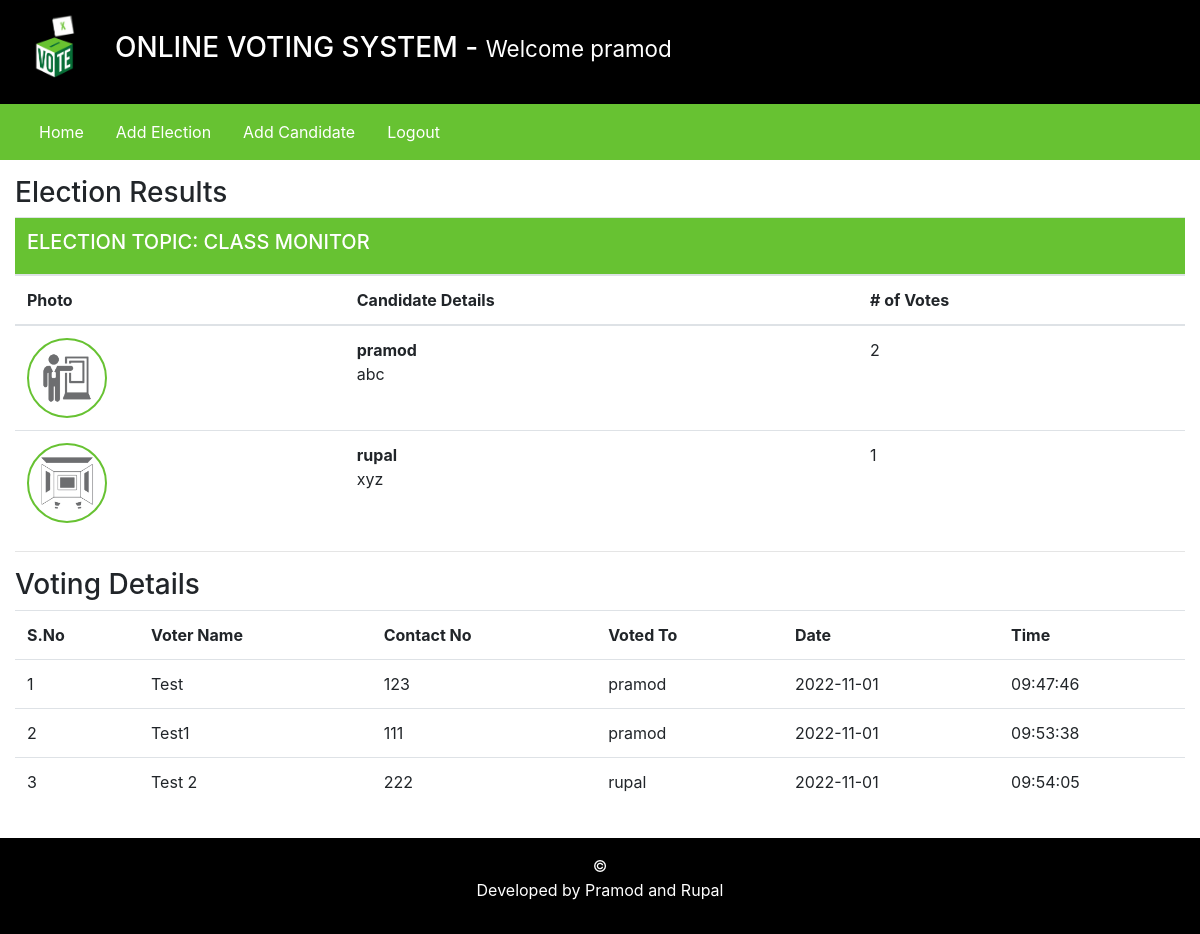
Page /admin/index.php?viewResult=2 (signed in) on the committed database.
### tables this page shows
CREATE TABLE `elections` (
  `id` int(11) NOT NULL,
  `election_topic` varchar(255) DEFAULT NULL,
  `no_of_candidates` int(11) DEFAULT NULL,
  `starting_date` date DEFAULT NULL,
  `ending_date` date DEFAULT NULL,
  `status` varchar(45) DEFAULT NULL,
  `inserted_by` varchar(255) DEFAULT NULL,
  `inserted_on` date DEFAULT NULL
);

CREATE TABLE `candidate_details` (
  `id` int(11) NOT NULL,
  `election_id` int(11) DEFAULT NULL,
  `candidate_name` varchar(255) DEFAULT NULL,
  `candidate_details` text DEFAULT NULL,
  `candidate_photo` text DEFAULT NULL,
  `inserted_by` varchar(255) DEFAULT NULL,
  `inserted_on` date DEFAULT NULL
);

CREATE TABLE `votings` (
  `id` int(11) NOT NULL,
  `election_id` int(11) DEFAULT NULL,
  `voters_id` int(11) DEFAULT NULL,
  `candidate_id` int(11) NOT NULL,
  `vote_date` date DEFAULT NULL,
  `vote_time` time DEFAULT NULL
);

CREATE TABLE `users` (
  `id` int(11) NOT NULL,
  `username` varchar(255) DEFAULT NULL,
  `contact_no` varchar(45) DEFAULT NULL,
  `password` text DEFAULT NULL,
  `user_role` varchar(45) DEFAULT NULL
);

### admin/inc/viewResults.php (the view, shortened to what this page needs)
<?php
    $election_id = $_GET['viewResult'];
?>
<div class="row my-3">
        <div class="col-12">
            <h3> Election Results </h3>
            <?php
                $fetchingActiveElections = mysqli_query($db, "SELECT * FROM elections WHERE id = '". $election_id ."'") or die(mysqli_error($db));
                $totalActiveElections = mysqli_num_rows($fetchingActiveElections);
                if($totalActiveElections > 0)
                {
                    while($data = mysqli_fetch_assoc($fetchingActiveElections))
                    {
                        $election_id = $data['id'];
                        $election_topic = $data['election_topic'];
                ?>
                        <table class="table">
                            <thead>
                                <tr>
                                    <th colspan="4" class="bg-green text-white"><h5> ELECTION TOPIC: <?php echo strtoupper($election_topic); ?></h5></th>
                                </tr>
                                <tr>
                                    <th> Photo </th>
                                    <th> Candidate Details </th>
                                    <th> # of Votes </th>
                                </tr>
                            </thead>
                            <tbody>
                            <?php
                                $fetchingCandidates = mysqli_query($db, "SELECT * FROM candidate_details WHERE election_id = '". $election_id ."'") or die(mysqli_error($db));
                                while($candidateData = mysqli_fetch_assoc($fetchingCandidates))
                                {
                                    $candidate_id = $candidateData['id'];
                                    $candidate_photo = $candidateData['candidate_photo'];
                                    $fetchingVotes = mysqli_query($db, "SELECT * FROM votings WHERE candidate_id = '". $candidate_id . "'") or die(mysqli_error($db));
                                    $totalVotes = mysqli_num_rows($fetchingVotes);
                            ?>
                                    <tr>
                                        <td> <img src="<?php echo $candidate_photo; ?>" class="candidate_photo"> </td>
                                        <td><?php echo "<b>" . $candidateData['candidate_name'] . "</b><br />" . $candidateData['candidate_details']; ?></td>
                                        <td><?php echo $totalVotes; ?></td>
                                    </tr>
                            <?php
                                }
                            ?>
                            </tbody>
                        </table>
                <?php
                    }
                }else {
                    echo "No any active election.";
                }
            ?>
            <hr>
            <h3>Voting Details</h3>
            <?php
                $fetchingVoteDetails = mysqli_query($db, "SELECT * FROM votings WHERE election_id = '". $election_id ."'");
                $number_of_votes = mysqli_num_rows($fetchingVoteDetails);
                if($number_of_votes > 0)
                {
                    $sno = 1;
            ?>
                    <table class="table">
                        <tr>
                            <th>S.No</th>
                            <th>Voter Name</th>
                            <th>Contact No</th>
                            <th>Voted To</th>
                            <th>Date </th>
                            <th>Time</th>
                        </tr>
            <?php
                    while($data = mysqli_fetch_assoc($fetchingVoteDetails))
                        {
                            $voters_id = $data['voters_id'];
                            $candidate_id = $data['candidate_id'];
                            $fetchingUsername = mysqli_query($db, "SELECT * FROM users WHERE id = '". $voters_id ."'") or die(mysqli_error($db));
                            $isDataAvailable = mysqli_num_rows($fetchingUsername);
                            $userData = mysqli_fetch_assoc($fetchingUsername);
                            if($isDataAvailable > 0)
                            {
                                $username = $userData['username'];
                                $contact_no = $userData['contact_no'];
                            }else {
                                $username = "No_Data";
                                $contact_no = $userData['contact_no'];
                            }
                            $fetchingCandidateName = mysqli_query($db, "SELECT * FROM candidate_details WHERE id = '". $candidate_id ."'") or die(mysqli_error($db));
                            $isDataAvailable = mysqli_num_rows($fetchingCandidateName);
                            $candidateData = mysqli_fetch_assoc($fetchingCandidateName);
                            if($isDataAvailable > 0)
                            {
                                $candidate_name = $candidateData['candidate_name'];
                            }else {
                                $candidate_name = "No_Data";
                            }
                ?>
                            <tr>
                                <td><?php echo $sno++; ?></td>
                                <td><?php echo $username; ?></td>
                                <td><?php echo $contact_no; ?></td>
                                <td><?php echo $candidate_name; ?></td>
                                <td><?php echo $data['vote_date']; ?></td>
                                <td><?php echo $data['vote_time']; ?></td>
                            </tr>
                <?php
                        }
                        echo "</table>";
                    }else {
                        echo "No any vote detail is available!";
                    }
                ?>
        </div>
    </div>

### admin/inc/header.php (shortened to what this page needs)
<!DOCTYPE html>
<html lang="en">
<head>
    <link rel="stylesheet" href="../assets/css/bootstrap.min.css">
    <link rel="stylesheet" href="../assets/css/style.css">
</head>
<body>
    <div class="container-fluid">
        <div class="row bg-black text-white">
            <div class="col-1">
                <img src="../assets/images/logo.gif" width="80px"/>
            </div>
            <div class="col-11 my-auto">
                <h3> ONLINE VOTING SYSTEM  - <small> Welcome  <?php echo $_SESSION['username']; ?></small> </h3>
            </div>
        </div>

### admin/inc/navigation.php (shortened to what this page needs)
<div class="row bg-green">
    <div class="col-12 bg-green">
    <nav class="navbar navbar-expand-lg navbar-light bg-green">
    <div class="collapse navbar-collapse" id="navbarSupportedContent">
        <ul class="navbar-nav mr-auto">
        <li class="nav-item">
            <a class="nav-link text-white mr-3" href="index.php?homepage=1">Home</a>
        </li>
        <li class="nav-item">
            <a class="nav-link text-white mr-3" href="index.php?addElectionPage=1">Add Election</a>
        </li>
        <li class="nav-item">
            <a class="nav-link text-white mr-3" href="index.php?addCandidatePage=1">Add Candidate</a>
        </li>
        <li class="nav-item">
            <a class="nav-link text-white mr-3" href="logout.php">Logout</a>
        </li>
         </ul>
    </div>
    </nav>
</div>
</div>

### admin/index.php
<?php
    require_once("inc/header.php");
    require_once("inc/navigation.php");
    if(isset($_GET['homepage']))
    {
        require_once("inc/homepage.php");
    }else if(isset($_GET['addElectionPage']))
    {
        require_once("inc/add_elections.php");
    }else if(isset($_GET['addCandidatePage']))
    {
        require_once("inc/add_candidates.php");
    }else if(isset($_GET['viewResult']))
    {
        require_once("inc/viewResults.php");
    }
?>
<?php
    require_once("inc/footer.php");
?>

### admin/inc/footer.php (shortened to what this page needs)
    <div class="row bg-black text-center text-white">
        <div class="col-12 my-3">
            <p> &copy;   <br />
                Developed by Pramod and Rupal
            </p>
        </div>
    </div>
</div>
</body>
</html>

### assets/css/style.css (style rules this page uses)
.text-white { color: #fff; }
.bg-black { background-color: #000; }
.bg-green { background-color: #67C232; }
.candidate_photo { width: 80px; height: 80px; border: 2px solid #67C232; border-radius: 100%; }

### rows in the picture
elections: election_topic "CLASS MONITOR"
candidate_details: candidate_photo (picture), candidate_name "pramod", candidate_details "abc", totalVotes "2"
candidate_details: candidate_photo (picture), candidate_name "rupal", candidate_details "xyz", totalVotes "1"
votings: users.username "Test", users.contact_no "123", candidate_details.candidate_name "pramod", vote_date "2022-11-01", vote_time "09:47:46"
votings: users.username "Test1", users.contact_no "111", candidate_details.candidate_name "pramod", vote_date "2022-11-01", vote_time "09:53:38"
votings: users.username "Test 2", users.contact_no "222", candidate_details.candidate_name "rupal", vote_date "2022-11-01", vote_time "09:54:05"

### other values in the picture
$_SESSION['username'] "pramod"
